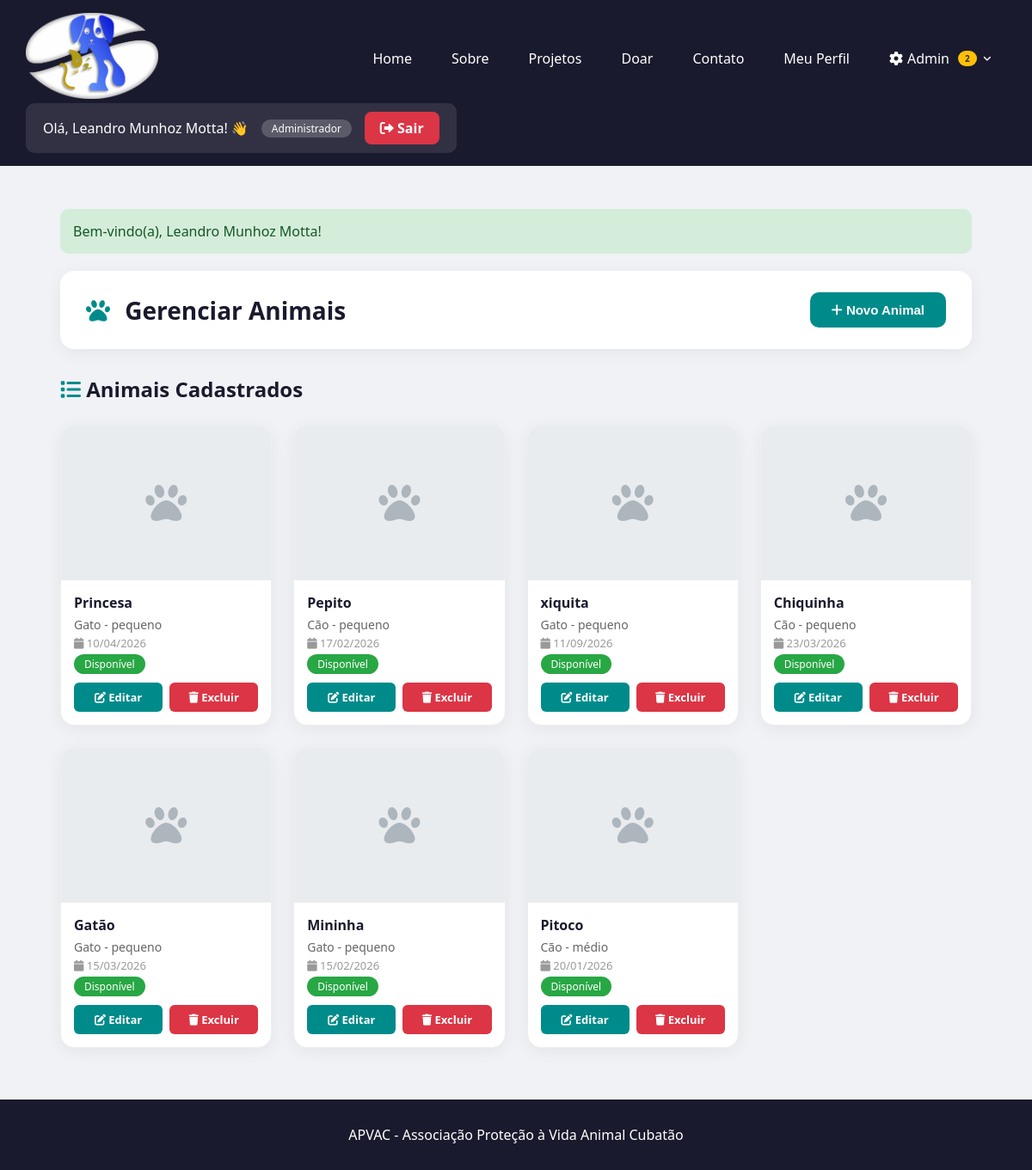
The page /admin_animais.php (signed in) on the database its author committed.
### tables this page shows
CREATE TABLE `animais` (
    `id_animal` int(11) NOT NULL,
    `nome` varchar(30) DEFAULT NULL,
    `especie` enum('Gato', 'Cão') DEFAULT NULL,
    `porte` enum('pequeno', 'médio', 'grande') DEFAULT NULL,
    `data_acolhimento` date DEFAULT NULL,
    `idade_aparente` enum('filhote', 'adulto', 'idoso') DEFAULT NULL,
    `saude` text DEFAULT NULL,
    `foto` varchar(255) DEFAULT NULL
);

### conexao.php (called while the page is built, shortened)
<?php
function buscarAnimais($conexao)
{
    $sql = "SELECT a.*,
                   CASE
                       WHEN EXISTS (SELECT 1 FROM adocoes ad WHERE ad.id_animal = a.id_animal AND ad.status IN ('pendente', 'aprovado', 'concluido'))
                       THEN 1
                       ELSE 0
                   END as adotado,
                   CASE
                       WHEN EXISTS (SELECT 1 FROM adocoes ad WHERE ad.id_animal = a.id_animal AND ad.status IN ('pendente', 'aprovado', 'concluido'))
                       THEN (SELECT ad.status FROM adocoes ad WHERE ad.id_animal = a.id_animal AND ad.status IN ('pendente', 'aprovado', 'concluido') ORDER BY ad.id_adocao DESC LIMIT 1)
                       ELSE NULL
                   END as status_adocao
            FROM animais a
            ORDER BY adotado ASC, a.data_acolhimento DESC";
    $resultado = $conexao->query($sql);
    if ($resultado && $resultado->num_rows > 0) {
        return $resultado->fetch_all(MYSQLI_ASSOC);
    }
    return [];
}
function getNomeNivel($nivel)
{
    $niveis = [
        1 => 'Administrador',
        2 => 'Gestor',
        3 => 'Voluntário',
        4 => 'Usuário'
    ];
    return $niveis[$nivel] ?? 'Usuário';
}
function contarAdocoesPendentes($conexao)
{
    $sql = "SELECT COUNT(*) as total FROM adocoes WHERE status = 'pendente'";
    $resultado = $conexao->query($sql);
    if ($resultado) {
        $row = $resultado->fetch_assoc();
        return $row['total'] ?? 0;
    }
    return 0;
}

### admin_animais.php (the view, shortened to what this page needs)
<?php
include "conexao.php";
$total_pendentes = 0;
if (isset($_SESSION['usuario_id']) && isset($_SESSION['usuario_nivel']) && $_SESSION['usuario_nivel'] <= 2) {
    $total_pendentes = contarAdocoesPendentes($conexao);
}
$usuario_logado = true;
$animais = buscarAnimais($conexao);
$nivel_usuario = $_SESSION['usuario_nivel'] ?? 4;
$nome_nivel = getNomeNivel($nivel_usuario);
?>
<!DOCTYPE html>
<html lang="pt-br">
<head>
    <link rel="stylesheet" href="estilos/style_geral.css">
    <link rel="stylesheet" href="estilos/style_admin.css">
    <link rel="stylesheet" href="https://cdnjs.cloudflare.com/ajax/libs/font-awesome/6.0.0/css/all.min.css">
</head>
<body>
    <div class="wrapper">
        <header class="header">
            <a href="index.php">
                <img id="logoMenu" src="img/logoONG.png" alt="Logo APVAC">
            </a>
            <nav class="menu">
                <ul class="menu">
                    <li><a href="index.php">Home</a></li>
                    <li><a href="sobre.php">Sobre</a></li>
                    <li><a href="projetos.php">Projetos</a></li>
                    <li><a href="doar.php">Doar</a></li>
                    <li><a href="contato.php">Contato</a></li>
                    <li><a href="perfil.php">Meu Perfil</a></li>
                    <?php if ($usuario_logado && $nivel_usuario <= 2): ?>
                    <li class="dropdown">
                        <a href="#" class="dropdown-toggle">
                            <i class="fas fa-cog"></i> Admin
                            <?php if (isset($total_pendentes) && $total_pendentes > 0): ?>
                            <span class="badge-notif-menu"><?php echo $total_pendentes; ?></span>
                            <?php endif; ?>
                        </a>
                    </li>
                    <?php endif; ?>
                </ul>
            </nav>
            <div class="acesso">
                <span>Olá, <?php echo htmlspecialchars($_SESSION['usuario_nome']); ?>! 👋</span>
                <span
                    style="font-size: 12px; background: rgba(255,255,255,0.2); padding: 2px 12px; border-radius: 12px;">
                    <?php echo $nome_nivel; ?>
                </span>
                <a href="logout.php" class="btn-sair">
                    <i class="fas fa-sign-out-alt"></i> Sair
                </a>
            </div>
        </header>
        <main>
            <div class="admin-container">
                <?php if (isset($_SESSION['mensagem'])): ?>
                <div
                    style="padding: 15px; background: <?php echo $_SESSION['tipo_mensagem'] == 'success' ? '#d4edda' : '#f8d7da'; ?>; border-radius: 10px; margin-bottom: 20px; color: <?php echo $_SESSION['tipo_mensagem'] == 'success' ? '#155724' : '#721c24'; ?>;">
                    <?php
                        echo $_SESSION['mensagem'];
                        ?>
                </div>
                <?php endif; ?>
                <div class="admin-header">
                    <h1><i class="fas fa-paw"></i> Gerenciar Animais</h1>
                    <button class="btn-cadastrar" onclick="toggleForm()">
                        <i class="fas fa-plus"></i> Novo Animal
                    </button>
                </div>
                <h2 style="margin: 30px 0 15px 0; color: #1a1a2e;">
                    <i class="fas fa-list" style="color: #008b8b;"></i> Animais Cadastrados
                </h2>
                <div class="grid-animais">
                    <?php if (count($animais) > 0): ?>
                    <?php foreach ($animais as $animal): ?>
                    <div class="card-animal-admin">
                        <?php if (!empty($animal['foto']) && file_exists($animal['foto'])): ?>
                        <img src="<?php echo $animal['foto']; ?>" alt="<?php echo $animal['nome']; ?>">
                        <?php else: ?>
                        <div class="sem-imagem">
                            <i class="fas fa-paw"></i>
                        </div>
                        <?php endif; ?>
                        <div class="info">
                            <h4><?php echo htmlspecialchars($animal['nome']); ?></h4>
                            <p><?php echo $animal['especie']; ?> - <?php echo $animal['porte']; ?></p>
                            <p style="font-size: 13px; color: #999;">
                                <i class="fas fa-calendar"></i>
                                <?php echo date('d/m/Y', strtotime($animal['data_acolhimento'])); ?>
                            </p>
                            <span class="badge-disponivel">Disponível</span>
                            <div style="display: flex; gap: 8px; margin-top: 12px;">
                                <a href="admin_editar_animal.php?id=<?php echo $animal['id_animal']; ?>"
                                    style="flex: 1; background: #008b8b; color: white; text-align: center; padding: 8px; border-radius: 6px; text-decoration: none; font-size: 13px; font-weight: 600;">
                                    <i class="fas fa-edit"></i> Editar
                                </a>
                                <a href="admin_animais.php?excluir=<?php echo $animal['id_animal']; ?>"
                                    onclick="return confirm('Tem certeza que deseja excluir <?php echo htmlspecialchars($animal['nome']); ?>?');"
                                    style="flex: 1; background: #dc3545; color: white; text-align: center; padding: 8px; border-radius: 6px; text-decoration: none; font-size: 13px; font-weight: 600;">
                                    <i class="fas fa-trash"></i> Excluir
                                </a>
                            </div>
                        </div>
                    </div>
                    <?php endforeach; ?>
                    <?php else: ?>
                    <p style="grid-column: 1/-1; text-align: center; padding: 40px; color: #999;">
                        Nenhum animal cadastrado ainda.
                    </p>
                    <?php endif; ?>
                </div>
            </div>
        </main>
        <footer>
            <p>APVAC - Associação Proteção à Vida Animal Cubatão</p>
        </footer>
    </div>
</body>
</html>

### estilos/style_geral.css (style rules this page uses)
* { margin: 0; padding: 0; box-sizing: border-box; }
body { font-family: 'Segoe UI', Tahoma, Geneva, Verdana, sans-serif; background-color: #f0f2f5; color: #1a1a2e; }
.header { background: #1a1a2e; display: flex; flex-wrap: wrap; justify-content: space-between; align-items: center; padding: 15px 30px; color: white; }
#logoMenu { height: 100px; width: auto; }
.menu { display: flex; flex-wrap: wrap; list-style: none; gap: 10px; }
.menu li a { display: block; padding: 10px 18px; text-decoration: none; color: white; border-radius: 8px; font-weight: 500; }
.header .acesso { background: rgba(255, 255, 255, 0.1); padding: 10px 20px; border-radius: 10px; display: flex; align-items: center; gap: 15px; }
.header .acesso span { color: white; font-weight: 500; }
.header .acesso a, #abrirLogin { background: white; color: #1a1a2e; padding: 8px 18px; border-radius: 8px; border: none; font-weight: 600; cursor: pointer; text-decoration: none; }
.header .acesso .btn-sair { background: #dc3545; color: white; }
main { background-color: #f0f2f5; padding: 20px 0; min-height: calc(100vh - 200px); }
.wrapper { display: flex; flex-direction: column; min-height: 100vh; }
footer { background: #1a1a2e; text-align: center; color: white; padding: 30px 20px; }
.menu .dropdown { position: relative; padding-bottom: 15px; margin-bottom: -15px; }
.menu .dropdown-toggle { display: flex; align-items: center; gap: 5px; cursor: pointer; }
.menu .dropdown-toggle::after { content: "\f107"; font-family: "Font Awesome 6 Free"; font-weight: 900; font-size: 11px; margin-left: 3px; transition: transform 0.3s; }
.menu .badge-notif-menu { background: #ffc107; color: #333; padding: 2px 8px; border-radius: 10px; font-size: 10px; font-weight: 700; margin-left: 5px; }

### estilos/style_admin.css (style rules this page uses)
.admin-container { max-width: 1100px; margin: 30px auto; padding: 0 20px; }
.admin-header { background: white; padding: 25px 30px; border-radius: 16px; box-shadow: 0 4px 20px rgba(0, 0, 0, 0.06); margin-bottom: 25px; display: flex; justify-content: space-between; align-items: center; flex-wrap: wrap; gap: 15px; }
.admin-header h1 { font-size: 28px; color: #1a1a2e; margin: 0; }
.admin-header h1 i { color: #008b8b; margin-right: 10px; }
.btn-cadastrar { background: #008b8b; color: white; padding: 12px 25px; border-radius: 10px; border: none; font-weight: 600; cursor: pointer; font-size: 15px; transition: background 0.3s; }
.grid-animais { display: grid; grid-template-columns: repeat(auto-fill, minmax(220px, 1fr)); gap: 25px; padding: 10px 0; }
.card-animal-admin { background: white; border-radius: 16px; overflow: hidden; box-shadow: 0 4px 20px rgba(0, 0, 0, 0.06); border: 1px solid #eee; }
.card-animal-admin .info { padding: 15px; }
.card-animal-admin .info h4 { margin: 0 0 5px 0; color: #1a1a2e; }
.card-animal-admin .info p { margin: 3px 0; color: #666; font-size: 14px; }
.badge-disponivel { background: #28a745; color: white; padding: 3px 12px; border-radius: 20px; font-size: 12px; }
.sem-imagem { height: 180px; background: #e9ecef; display: flex; align-items: center; justify-content: center; color: #adb5bd; font-size: 3rem; }

### rows shown on the page
animais: nome "Princesa", especie "Gato", porte "pequeno", data_acolhimento "10/04/2026"
animais: nome "Pepito", especie "Cão", porte "pequeno", data_acolhimento "17/02/2026"
animais: nome "xiquita", especie "Gato", porte "pequeno", data_acolhimento "11/09/2026"
animais: nome "Chiquinha", especie "Cão", porte "pequeno", data_acolhimento "23/03/2026"
animais: nome "Gatão", especie "Gato", porte "pequeno", data_acolhimento "15/03/2026"
animais: nome "Mininha", especie "Gato", porte "pequeno", data_acolhimento "15/02/2026"
animais: nome "Pitoco", especie "Cão", porte "médio", data_acolhimento "20/01/2026"

### other values the page prints
$total_pendentes "2"
$_SESSION['usuario_nome'] "Leandro Munhoz Motta"
$nome_nivel "Administrador"
$_SESSION['mensagem'] "Bem-vindo(a), Leandro Munhoz Motta!"
